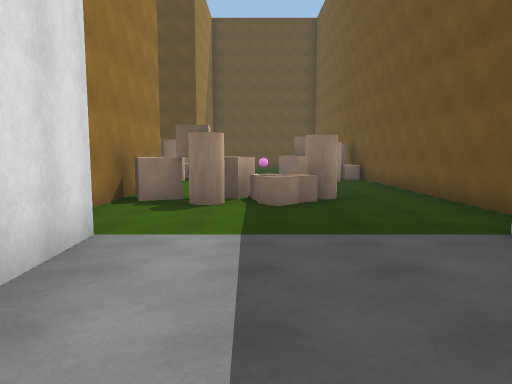
view 1 (above)

22 first-person views from a walk through a Unity game level. The camera is 1.2 m above the floor, tilts 6° down and sees 70° across. The floor is counted in squares, 2 m on a side. Each view is taken from the middle of a square. On the plan, view 1 faces up. The plan holds only what a view shows up to about 10 squares ahead; the rest is blank. The place goes on beyond the plan. The player is left out. Some animated figures are left out.

view 2
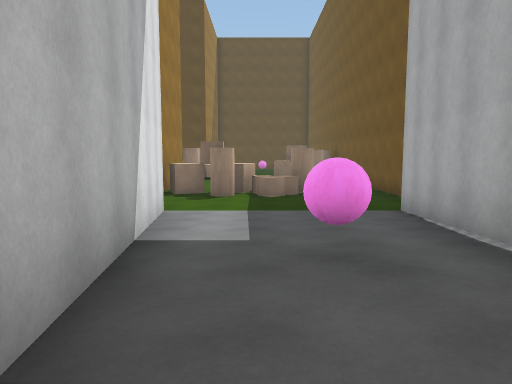

view 3
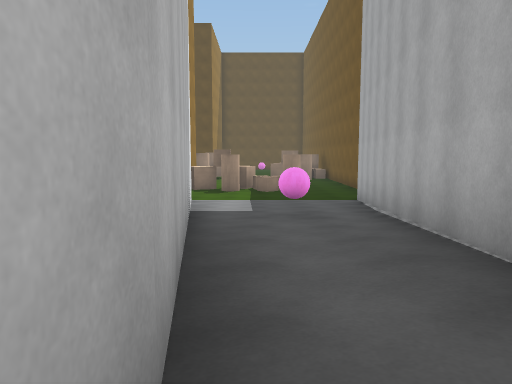

view 4
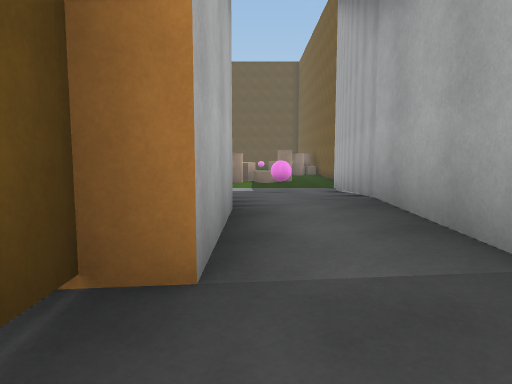

view 5
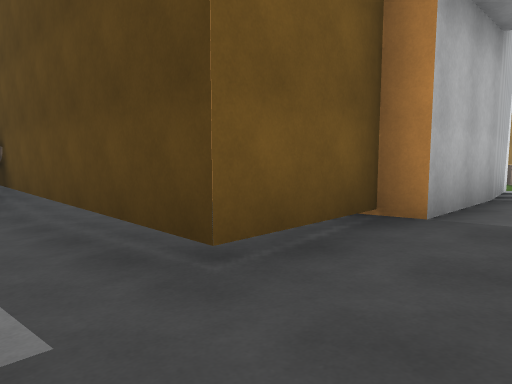

view 6
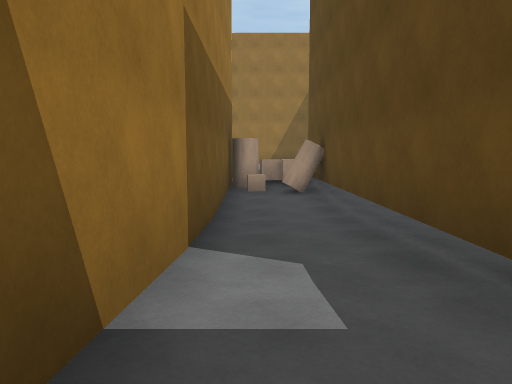

view 7
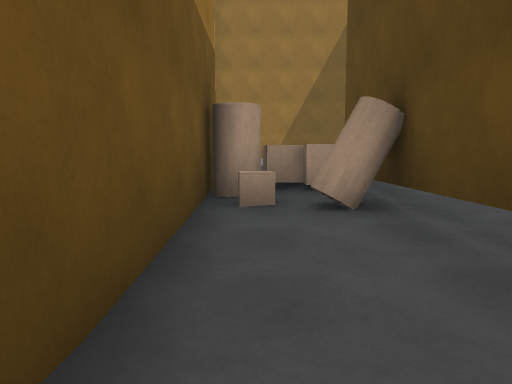

view 8
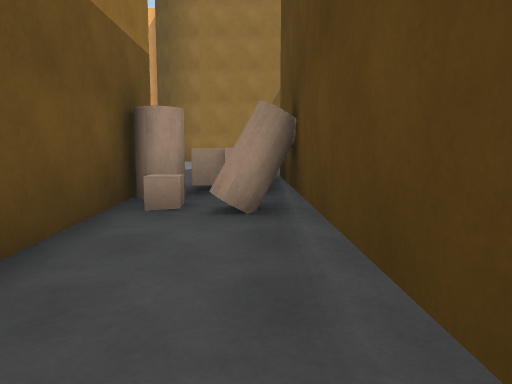

view 9
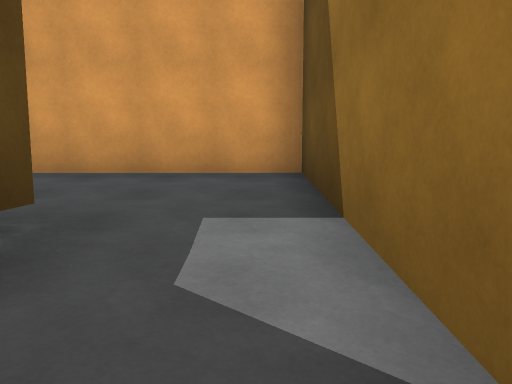

view 10
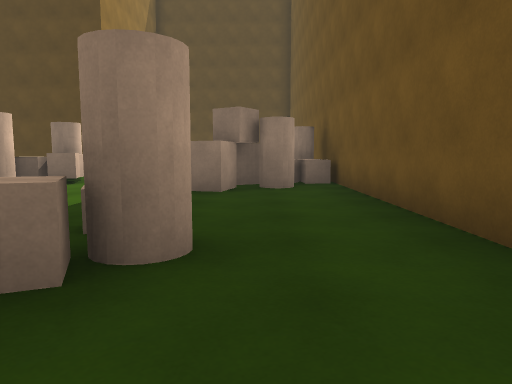

view 11
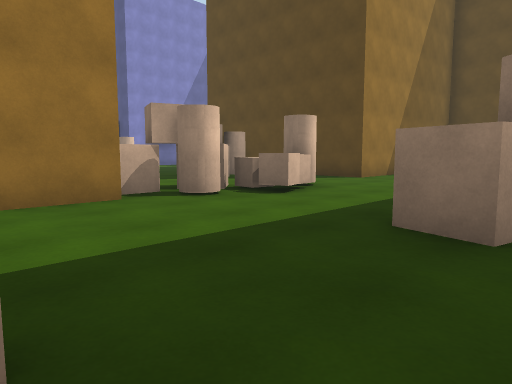

view 12
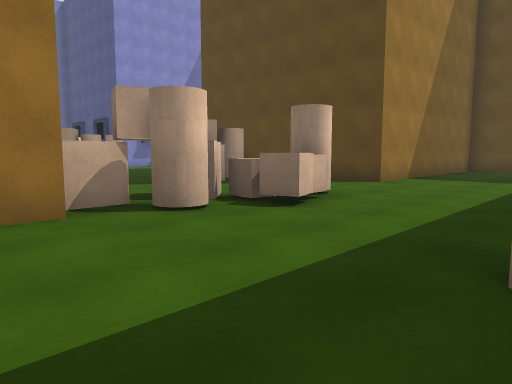

view 13
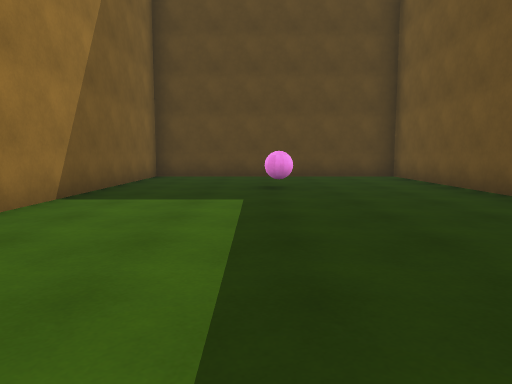

view 14
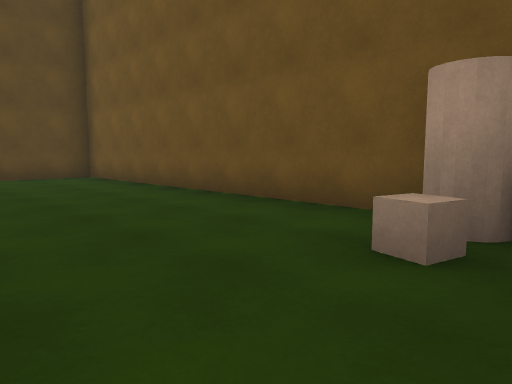

view 15
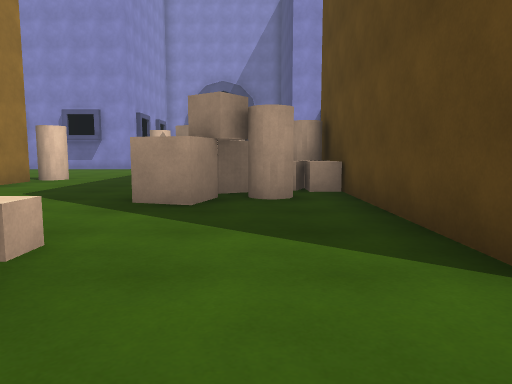

view 16
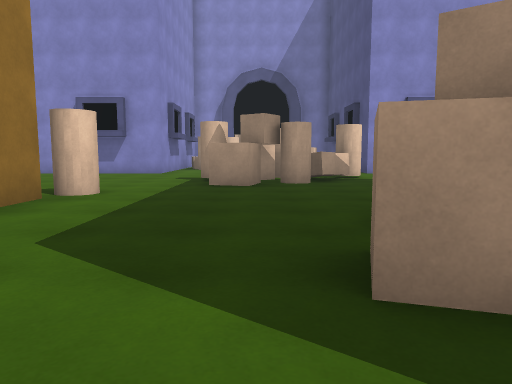

view 17
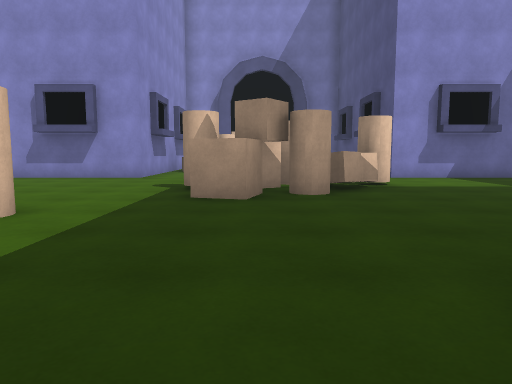

view 18
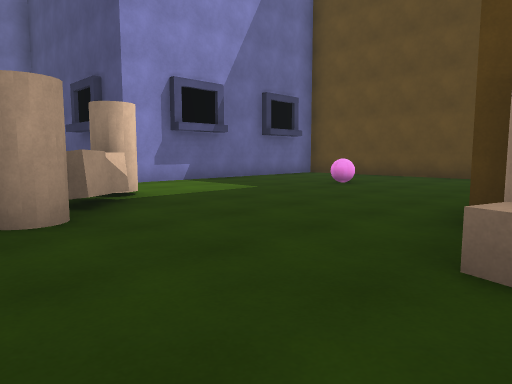

view 19
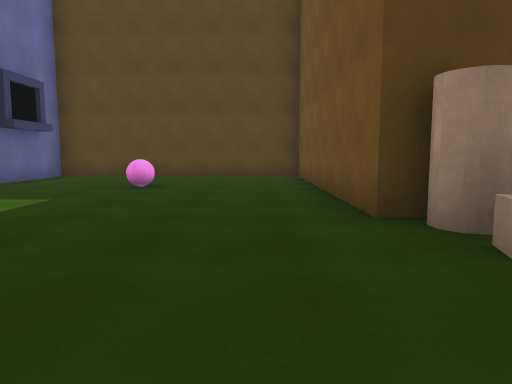

view 20
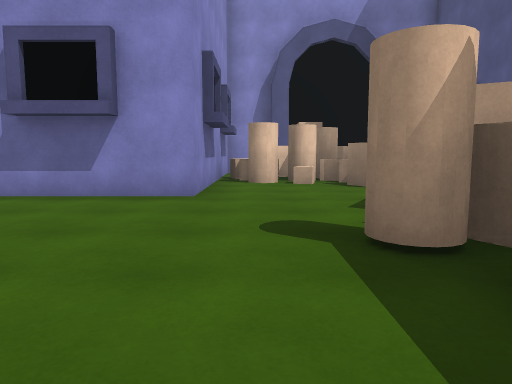

view 21
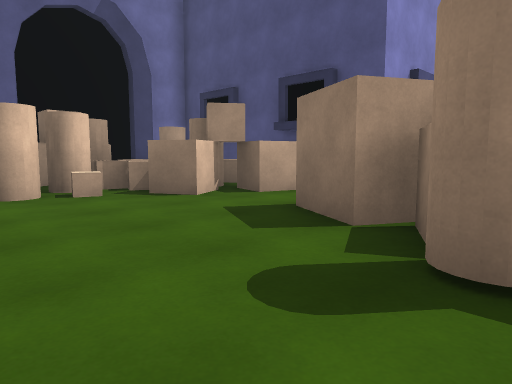

view 22
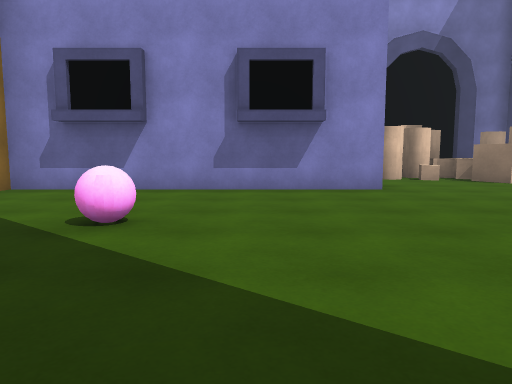

### Floor plan
Key: @ floor where view 1 was taken; # wall or solid block; . main floor; : floor 0.25 m higher than the main floor; + floor 0.75 m higher than the main floor; * floor 1 m higher than the main floor; % floor 1.25 m higher than the main floor; & floor 1.5 m higher than the main floor; / step, stairs or slope; B pink ball; O other object.
Columns run from 21 left of view 1 to 4 right of it. Each row starts with its distance up from view 1.
 23       #######     ########
 22       #......     #......#
 21       #......     #......#
 20       #..B...     #......#
 19       #......     #..B...#
 18       #......     #......#
 17  ######......######......#
 16       ..O....OO..........#
 15 #O O.O..O....OOO.........#
 14 #O OOO.O O....OO...O...OO#
 13  OOOO..OOOO.......OO...OO#
 12  OOO.....OO......OOO..OO.#
 11  OOO............ OO...O..#
 10  ######....O.#    #......#
  9       #.....      #......#
  8       #......     #.O.O..#
  7       #..B..      #OOOO..#
  6       #....       #..OO..#
  5       #..          ......#
  4       #.           ......
  3                    #////#
  2                    #////#
  1                    #://:#
  0                    ##@B##
 -1                     #//#
 -2                     #//#
 -3                     #//#
 -4                     #//#
 -5                     #//#
 -6                     #%&#
 -7                     #%&#
 -8                     #%%#
 -9              %%######%%#
-10             OOO*+++**%%#
-11             %OO+++++*/%#
-12             ############

Positions as (right, up) in squares from view 1, and headings:
1: (0, 0), facing up
2: (0, -3), facing up
3: (0, -6), facing up
4: (0, -9), facing up
5: (1, -11), facing up-left
6: (1, -11), facing left
7: (-3, -11), facing left
8: (-3, -10), facing left
9: (-3, -11), facing right
10: (2, 5), facing up
11: (2, 8), facing up-left
12: (1, 9), facing up-left
13: (0, 13), facing up
14: (0, 13), facing up-right
15: (-1, 15), facing left
16: (-4, 13), facing left
17: (-6, 13), facing left
18: (-8, 13), facing up-left
19: (-10, 13), facing up
20: (-10, 11), facing left
21: (-12, 10), facing up-left
22: (-9, 8), facing left
